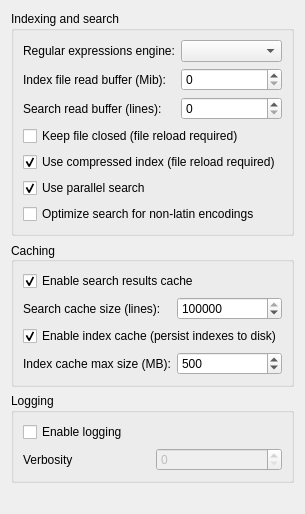
     <widget class="QWidget" name="advanced_tab">
      <property name="enabled">
       <bool>true</bool>
      </property>
      <attribute name="title">
       <string>Advanced</string>
      </attribute>
      <layout class="QVBoxLayout" name="verticalLayout_5">
       <item>
        <widget class="QGroupBox" name="perfBox">
         <property name="title">
          <string>Indexing and search</string>
         </property>
         <layout class="QVBoxLayout" name="verticalLayout_20">
          <item>
           <layout class="QVBoxLayout" name="verticalLayout_19">
            <item>
             <layout class="QFormLayout" name="formLayout_2">
              <item row="0" column="0">
               <widget class="QLabel" name="regexpEngineLabel">
                <property name="text">
                 <string>Regular expressions engine:</string>
                </property>
               </widget>
              </item>
              <item row="0" column="1">
               <widget class="QComboBox" name="regexpEngineComboBox">
                <property name="sizePolicy">
                 <sizepolicy hsizetype="MinimumExpanding" vsizetype="Fixed">
                  <horstretch>0</horstretch>
                  <verstretch>0</verstretch>
                 </sizepolicy>
                </property>
               </widget>
              </item>
              <item row="1" column="0">
               <widget class="QLabel" name="label_8">
                <property name="text">
                 <string>Index file read buffer (Mib):</string>
                </property>
               </widget>
              </item>
              <item row="1" column="1">
               <widget class="QSpinBox" name="indexReadBufferSpinBox">
                <property name="sizePolicy">
                 <sizepolicy hsizetype="MinimumExpanding" vsizetype="Fixed">
                  <horstretch>0</horstretch>
                  <verstretch>0</verstretch>
                 </sizepolicy>
                </property>
                <property name="maximum">
                 <number>256</number>
                </property>
               </widget>
              </item>
              <item row="2" column="0">
               <widget class="QLabel" name="label_9">
                <property name="text">
                 <string>Search read buffer (lines):</string>
                </property>
               </widget>
              </item>
              <item row="2" column="1">
               <widget class="QSpinBox" name="searchReadBufferSpinBox">
                <property name="sizePolicy">
                 <sizepolicy hsizetype="MinimumExpanding" vsizetype="Fixed">
                  <horstretch>0</horstretch>
                  <verstretch>0</verstretch>
                 </sizepolicy>
                </property>
                <property name="suffix">
                 <string/>
                </property>
                <property name="maximum">
                 <number>100000</number>
                </property>
               </widget>
              </item>
             </layout>
            </item>
            <item>
             <widget class="QCheckBox" name="keepFileClosedCheckBox">
              <property name="toolTip">
               <string>File will be kept closed as much as possible. Affects only files opened after check state changed</string>
              </property>
              <property name="text">
               <string>Keep file closed (file reload required)</string>
              </property>
             </widget>
            </item>
            <item>
             <widget class="QCheckBox" name="compressedIndexCheckBox">
              <property name="text">
               <string>Use compressed index (file reload required)</string>
              </property>
              <property name="checked">
               <bool>true</bool>
              </property>
             </widget>
            </item>
            <item>
             <widget class="QCheckBox" name="parallelSearchCheckBox">
              <property name="text">
               <string>Use parallel search</string>
              </property>
              <property name="checked">
               <bool>true</bool>
              </property>
             </widget>
            </item>
            <item>
             <widget class="QCheckBox" name="optimizeForNotLatinEncodingsCheckBox">
              <property name="text">
               <string>Optimize search for non-latin encodings</string>
              </property>
             </widget>
            </item>
           </layout>
          </item>
         </layout>
        </widget>
       </item>
       <item>
        <widget class="QGroupBox" name="cachingBox">
         <property name="title">
          <string>Caching</string>
         </property>
         <property name="alignment">
          <set>Qt::AlignLeading|Qt::AlignLeft|Qt::AlignVCenter</set>
         </property>
         <property name="flat">
          <bool>false</bool>
         </property>
         <layout class="QFormLayout" name="formLayout">
          <property name="labelAlignment">
           <set>Qt::AlignLeading|Qt::AlignLeft|Qt::AlignVCenter</set>
          </property>
          <item row="0" column="0" colspan="2">
           <widget class="QCheckBox" name="searchResultsCacheCheckBox">
            <property name="text">
             <string>Enable search results cache</string>
            </property>
            <property name="checked">
             <bool>true</bool>
            </property>
           </widget>
          </item>
          <item row="1" column="0">
           <widget class="QLabel" name="label_6">
            <property name="text">
             <string>Search cache size (lines):</string>
            </property>
           </widget>
          </item>
          <item row="1" column="1">
           <widget class="QSpinBox" name="searchCacheSpinBox">
            <property name="sizePolicy">
             <sizepolicy hsizetype="MinimumExpanding" vsizetype="Fixed">
              <horstretch>0</horstretch>
              <verstretch>0</verstretch>
             </sizepolicy>
            </property>
            <property name="maximum">
             <number>10000000</number>
            </property>
            <property name="value">
             <number>100000</number>
            </property>
           </widget>
          </item>
          <item row="2" column="0" colspan="2">
           <widget class="QCheckBox" name="indexCacheCheckBox">
            <property name="toolTip">
             <string>Cache file indexes to disk so re-opening a file skips indexing</string>
            </property>
            <property name="text">
             <string>Enable index cache (persist indexes to disk)</string>
            </property>
            <property name="checked">
             <bool>true</bool>
            </property>
           </widget>
          </item>
          <item row="3" column="0">
           <widget class="QLabel" name="indexCacheMaxSizeLabel">
            <property name="text">
             <string>Index cache max size (MB):</string>
            </property>
           </widget>
          </item>
          <item row="3" column="1">
           <widget class="QSpinBox" name="indexCacheMaxSizeSpinBox">
            <property name="sizePolicy">
             <sizepolicy hsizetype="MinimumExpanding" vsizetype="Fixed">
              <horstretch>0</horstretch>
              <verstretch>0</verstretch>
             </sizepolicy>
            </property>
            <property name="minimum">
             <number>10</number>
            </property>
            <property name="maximum">
             <number>10000</number>
            </property>
            <property name="value">
             <number>500</number>
            </property>
           </widget>
          </item>
         </layout>
        </widget>
       </item>
       <item>
        <widget class="QGroupBox" name="loggingBox">
         <property name="title">
          <string>Logging</string>
         </property>
         <layout class="QVBoxLayout" name="verticalLayout_8">
          <item>
           <widget class="QCheckBox" name="loggingCheckBox">
            <property name="text">
             <string>Enable logging</string>
            </property>
           </widget>
          </item>
          <item>
           <layout class="QHBoxLayout" name="horizontalLayout_4">
            <item>
             <widget class="QLabel" name="verbosityLabel">
              <property name="text">
               <string>Verbosity</string>
              </property>
             </widget>
            </item>
            <item>
             <widget class="QSpinBox" name="verbositySpinBox">
              <property name="enabled">
               <bool>false</bool>
              </property>
              <property name="maximum">
               <number>6</number>
              </property>
             </widget>
            </item>
           </layout>
          </item>
         </layout>
        </widget>
       </item>
       <item>
        <spacer name="verticalSpacer_2">
         <property name="orientation">
          <enum>Qt::Vertical</enum>
         </property>
         <property name="sizeHint" stdset="0">
          <size>
           <width>20</width>
           <height>20</height>
          </size>
         </property>
        </spacer>
       </item>
      </layout>
     </widget>
